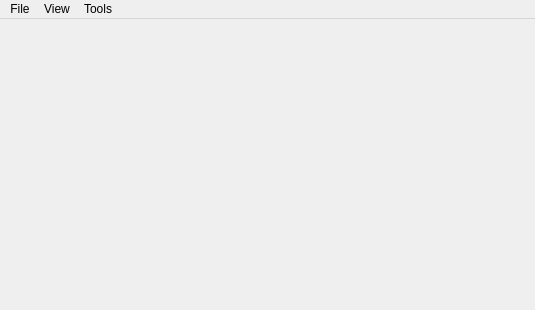
<?xml version="1.0" encoding="UTF-8"?>
<ui version="4.0">
 <class>MainWindow</class>
 <widget class="QMainWindow" name="MainWindow">
  <property name="geometry">
   <rect>
    <x>0</x>
    <y>0</y>
    <width>535</width>
    <height>310</height>
   </rect>
  </property>
  <property name="sizePolicy">
   <sizepolicy hsizetype="Maximum" vsizetype="Maximum">
    <horstretch>0</horstretch>
    <verstretch>0</verstretch>
   </sizepolicy>
  </property>
  <property name="windowTitle">
   <string>MainWindow</string>
  </property>
  <widget class="QWidget" name="centralWidget"/>
  <widget class="QMenuBar" name="menuBar">
   <property name="geometry">
    <rect>
     <x>0</x>
     <y>0</y>
     <width>535</width>
     <height>20</height>
    </rect>
   </property>
   <widget class="QMenu" name="menuFile">
    <property name="title">
     <string>File</string>
    </property>
    <addaction name="actionOpen"/>
   </widget>
   <widget class="QMenu" name="menuView">
    <property name="title">
     <string>View</string>
    </property>
   </widget>
   <widget class="QMenu" name="menuTools">
    <property name="title">
     <string>Tools</string>
    </property>
   </widget>
   <addaction name="menuFile"/>
   <addaction name="menuView"/>
   <addaction name="menuTools"/>
  </widget>
  <action name="actionOpen">
   <property name="text">
    <string>Open</string>
   </property>
  </action>
  <action name="actionZoom_in">
   <property name="text">
    <string>Zoom in</string>
   </property>
  </action>
  <action name="actionZoom_out">
   <property name="text">
    <string>Zoom out</string>
   </property>
  </action>
  <action name="actionReset_zoom">
   <property name="text">
    <string>Reset zoom</string>
   </property>
  </action>
  <action name="actionSettings">
   <property name="text">
    <string>Settings</string>
   </property>
  </action>
 </widget>
 <layoutdefault spacing="6" margin="11"/>
 <resources/>
 <connections/>
</ui>
